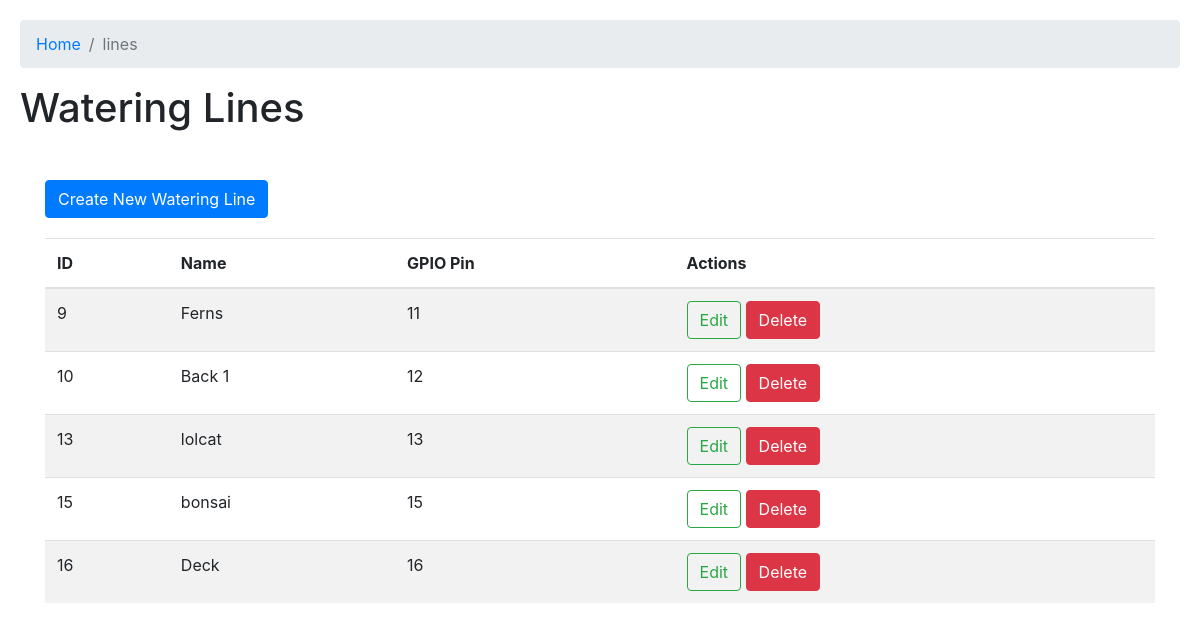
The app's page /lines/, older data.
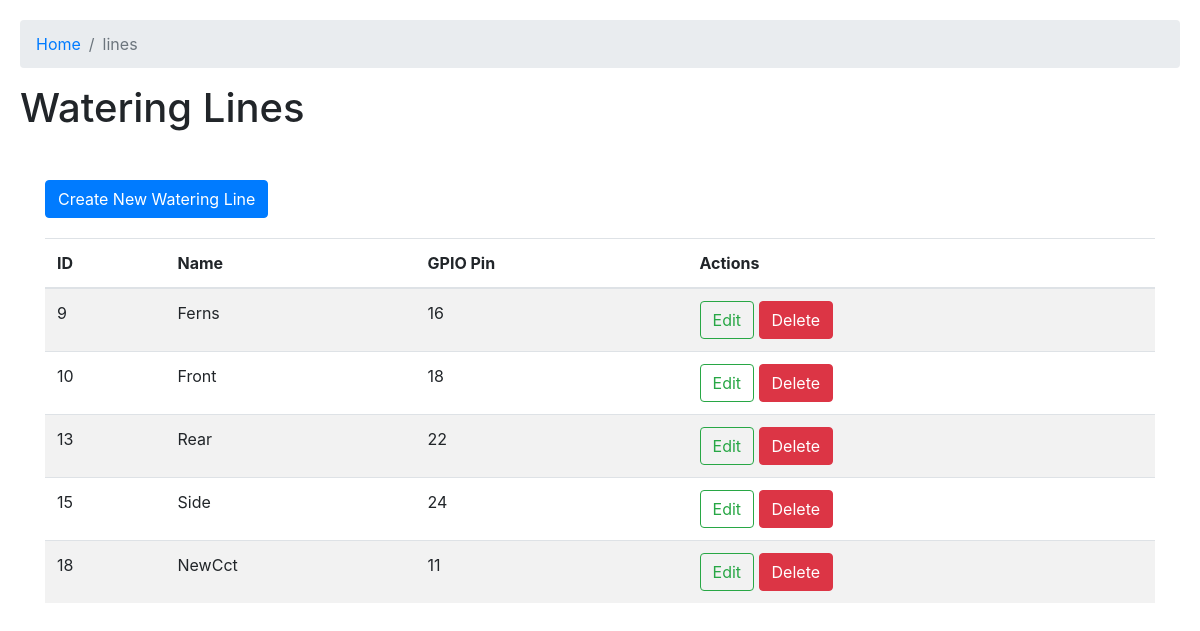
The same page, newer data.
### tables this page shows
CREATE TABLE watering_lines (
        id INTEGER PRIMARY KEY AUTOINCREMENT,
        name TEXT NOT NULL,
        gpio_pin INTEGER NOT NULL UNIQUE
    );

### main.py (the view)
@app.route("/lines/")
def list_lines():
    with SQLite() as db:
        water_lines = db.execute("SELECT * FROM watering_lines").fetchall()
    return render_template("list_lines.html", watering_lines=water_lines)

### utils.py (called while the page is built)
def dict_factory(cursor, row):
    fields = [column[0] for column in cursor.description]
    return {key: value for key, value in zip(fields, row)}

    def __enter__(self):
        try:
            self.conn = sqlite3.connect(self.file)
            self.conn.row_factory = dict_factory
            return self.conn
        except sqlite3.Error as e:
            raise RuntimeError(f"Database connection failed: {e}")

    def __exit__(self, type, value, traceback):
        if self.conn:
            if traceback is None:  # Commit only if no exception occurred
                self.conn.commit()
            self.conn.close()

### templates/list_lines.html
{% extends 'layout.html' %} {% block header %}
<h1>{% block title %}Watering Lines{% endblock %}</h1>
{% endblock %} {% block nav%}
<li class="breadcrumb-item"><a href="/">Home</a></li>
<li class="breadcrumb-item active" aria-current="page">lines</li>
{% endblock %} {% block content %}
<a href="/lines/create" style="margin-bottom: 20px; display: inline-block">
  <button type="button" class="btn btn-primary">
    Create New Watering Line
  </button>
</a>
<table class="table table-striped">
  <thead>
    <tr>
      <th>ID</th>
      <th>Name</th>
      <th>GPIO Pin</th>
      <th>Actions</th>
    </tr>
  </thead>
  <tbody>
    {% for line in watering_lines %}
    <tr>
      <td>{{ line.id }}</td>
      <td>{{ line.name }}</td>
      <td>{{ line.gpio_pin }}</td>
      <td>
        <a href="/lines/edit/{{ line.id }}">
          <button type="button" class="btn btn-outline-success">Edit</button>
        </a>
        <a
          href="/lines/delete/{{ line.id }}"
          onclick="return confirm('Are you sure you want to delete this line?');"
        >
          <button class="btn btn-danger">Delete</button>
        </a>
      </td>
    </tr>
    {% endfor %}
  </tbody>
</table>
{% endblock %}

Row changes from the older to the newer data that the page shows:
removed watering_lines: id "16", name "Deck", gpio_pin "16"
changed watering_lines "Ferns": gpio_pin "11" → "16"
changed watering_lines id 10: name "Back 1" → "Front"; gpio_pin "12" → "18"
changed watering_lines id 13: name "lolcat" → "Rear"; gpio_pin "13" → "22"
changed watering_lines id 15: name "bonsai" → "Side"; gpio_pin "15" → "24"
added watering_lines: id "18", name "NewCct", gpio_pin "11"
